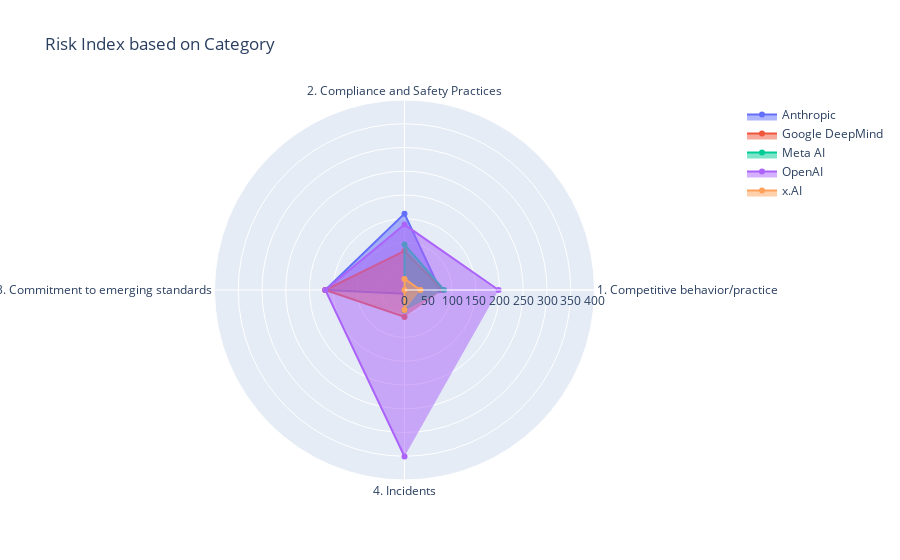

The notebook cell this image was saved under:
### Code cell
# Create a list of unique risk categories
companies = risk_category_df['Company'].unique()
categories = risk_category_df['Risk Category'].unique()


# Create a radar chart
fig = go.Figure()

# Add a trace for each company
for company in companies:
    company_data = risk_category_df[risk_category_df['Company'] == company]
    fig.add_trace(go.Scatterpolar(
        r=company_data['Standardized Value'],
        theta=categories,
        connectgaps = True,
        fill='toself',
        name=company
    ))

# Update the layout
fig.update_layout(
    polar=dict(
        radialaxis=dict(
            visible=True,
            range=[0, 400]
        )),
    showlegend=True,
    title="Risk Index based on Category"
)

fig.show()

### Figure 1 — Plotly figure (JSON) as saved in the notebook; plotly's stock layout.template omitted (floating-point values rounded to 4 significant figures)
{"data": [{"connectgaps": true, "fill": "toself", "name": "Anthropic", "r": [74.92, 160.8, 166.7, 7.82], "theta": ["1. Competitive behavior/practice", "2. Compliance and Safety Practices", "3. Commitment to emerging standards", "4. Incidents"], "type": "scatterpolar"}, {"connectgaps": true, "fill": "toself", "name": "Google DeepMind", "r": [80.65, 82.21, 166.7, 56.64], "theta": ["1. Competitive behavior/practice", "2. Compliance and Safety Practices", "3. Commitment to emerging standards", "4. Incidents"], "type": "scatterpolar"}, {"connectgaps": true, "fill": "toself", "name": "Meta AI", "r": [83.24, 95.99, 0, 43.15], "theta": ["1. Competitive behavior/practice", "2. Compliance and Safety Practices", "3. Commitment to emerging standards", "4. Incidents"], "type": "scatterpolar"}, {"connectgaps": true, "fill": "toself", "name": "OpenAI", "r": [198.1, 137.7, 166.7, 350.5], "theta": ["1. Competitive behavior/practice", "2. Compliance and Safety Practices", "3. Commitment to emerging standards", "4. Incidents"], "type": "scatterpolar"}, {"connectgaps": true, "fill": "toself", "name": "x.AI", "r": [33.6, 23.34, 0, 41.92], "theta": ["1. Competitive behavior/practice", "2. Compliance and Safety Practices", "3. Commitment to emerging standards", "4. Incidents"], "type": "scatterpolar"}], "layout": {"polar": {"radialaxis": {"range": [0, 400], "visible": true}}, "showlegend": true, "title": {"text": "Risk Index based on Category"}}}
